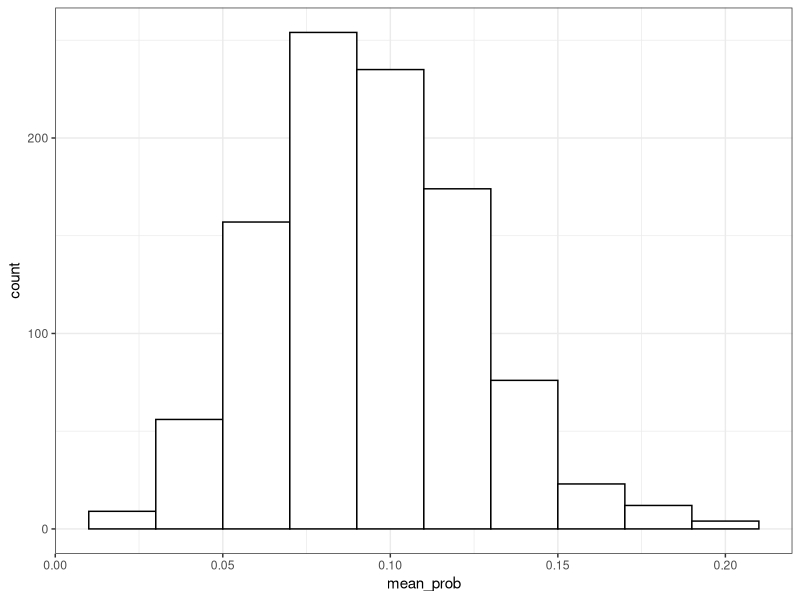

This chart was generated by the following R code:
## ---- chunk 1
knitr::opts_chunk$set(echo = TRUE)

library(tidyverse)

## ---- chunk 2
true_prob <- 0.1  # Истинная вероятность полного исцеления
n_patients <- 100   # Количество пациентов
n_repeats <- 1000 # Количество повторений эксперимента

## ---- chunk 3
results <- tibble(
  n_exp = rep(1:n_repeats, each = n_patients),
  ID = rep(1:n_patients, n_repeats),
  estimated_prob = rbinom(n_repeats * n_patients, 1, true_prob)  
)

#Создается вектор n_exp, который содержит номера экспериментов от 1 до n_repeats. Каждый номер повторяется n_patients раз. Создается вектор ID, который содержит номера пациентов от 1 до n_patients. Каждый номер повторяется n_repeats раз.
#Вероятность выздороветь генерируется случайным образом. Функция rbinom() генерирует вектор из n_patients значений, где каждое значение — это 0 (если пациент не выздоровел) или 1 (если пациент выздоровел). Вероятность получения 1 (выздоровления) для каждого пациента равна true_prob. 
#Затем mean(outcomes) считает среднее значение этого вектора - это будет вероятность выздороветь по данной выборке. Т.е., мы генерируем случайные результаты лечения для всей группы с использованием истинной вероятности исцеления. #Например: если true_prob = 0.7 и n_patients = 10, то rbinom(n_patients, 1, true_prob) может возвратить вектор [1, 1, 0, 1, 1, 1, 0, 1, 1, 1]. Это означает, что 7 из 10 пациентов выздоровели. mean(outcomes) будет равна 0.7, что является оценкой вероятности исцеления для этой группы.
## ---- chunk 4
# Группируем данные по номеру эксперимента и считаем mean_prob и error для каждой группы.

group_stats <- results %>%
  group_by(n_exp) %>%
  summarise(
    mean_prob = mean(estimated_prob),
    error = mean_prob - true_prob  
  )
## ---- chunk 5
#Строим гистограмму распределения средних вероятностей исцеления.

ggplot(group_stats, aes(x = mean_prob)) +
  geom_histogram(color = "black", fill = "white", binwidth = 0.02) +
  theme_bw()
## ---- chunk 6
mean_error <- sqrt(mean(group_stats$error^2))
print(mean_error)
